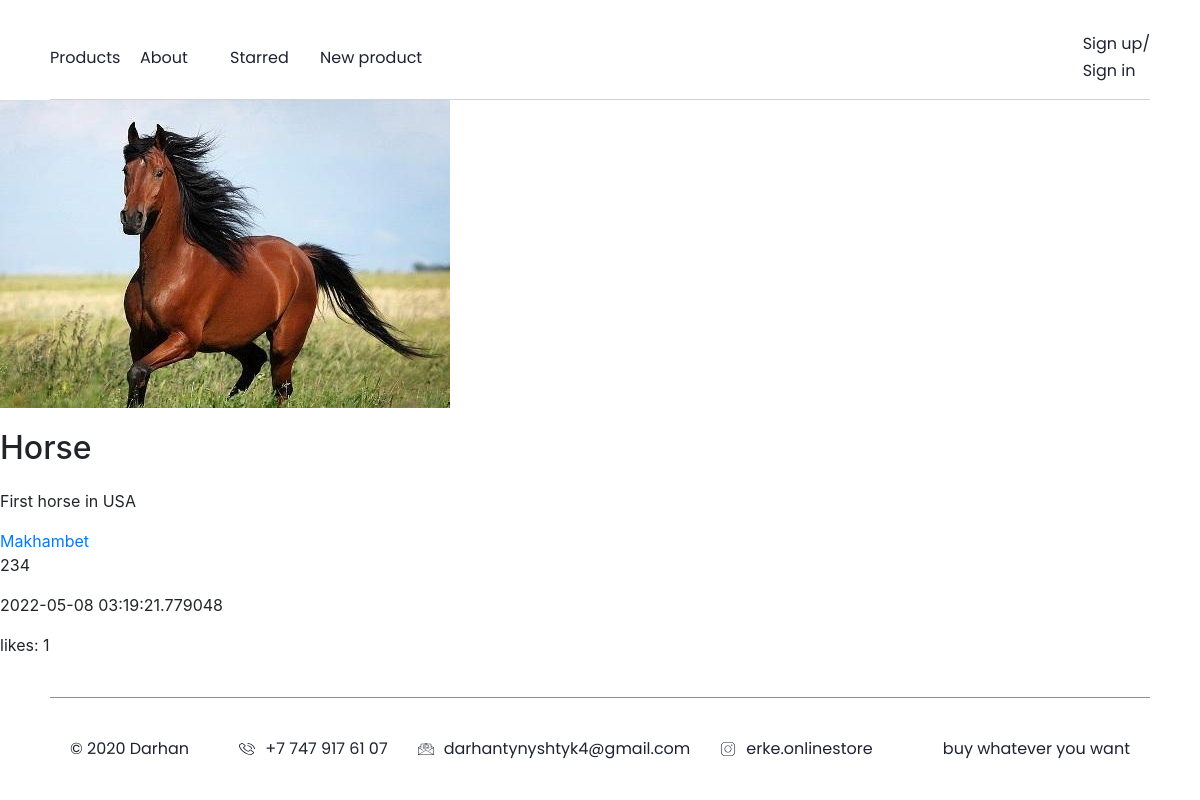
The app's page /product/2, older data.
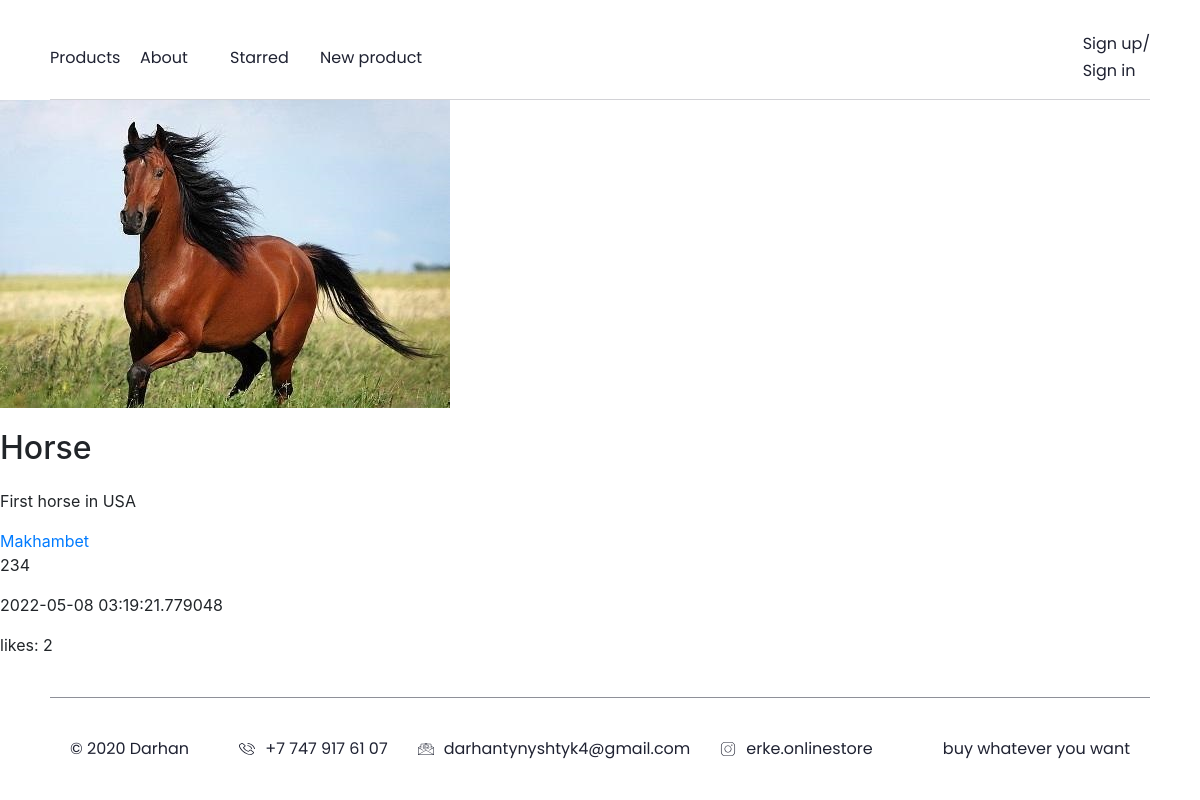
The same page, newer data.
### data/products.py (models this page shows)
class Product(SqlAlchemyBase, UserMixin, SerializerMixin):
    __tablename__ = 'products'
    id = sqlalchemy.Column(sqlalchemy.Integer,
                           primary_key=True, autoincrement=True)
    name = sqlalchemy.Column(sqlalchemy.String, nullable=True)
    about = sqlalchemy.Column(sqlalchemy.String, nullable=True)
    user_id = sqlalchemy.Column(sqlalchemy.Integer, sqlalchemy.ForeignKey('users.id'))
    price = sqlalchemy.Column(sqlalchemy.Integer)
    avatar_name = sqlalchemy.Column(sqlalchemy.String, default=None)
    date = sqlalchemy.Column(sqlalchemy.DateTime, default=datetime.datetime.now)
    likes = sqlalchemy.Column(sqlalchemy.Integer, default=0)
    is_private = sqlalchemy.Column(sqlalchemy.Boolean, default=False)
    starred = sqlalchemy.Column(sqlalchemy.String, default='')
    user = orm.relation("User")
    categories = orm.relation("Category",
                              secondary="association",
                              backref="products")

### main.py (the view)
@app.route('/product/<int:product_id>', methods=['POST', 'GET'])
def get_product(product_id):  # Вывод информации о продукте
    session = db_session.create_session()
    product = session.query(Product).get(product_id)
    return render_template('product.html', current_user=current_user, product=product)

### data/db_session.py (called while the page is built)
def create_session() -> Session:
    global __factory
    return __factory()

### templates/product.html (shortened to what this page needs)
{% extends "base.html" %}
{% block content %}
<img {% if product.avatar_name != None %} src="/static/images/products/{{ product.id }}/{{ product.avatar_name }}"
     {% endif %}>
<h1>{{ product.name }}</h1>
<p>{{ product.about }}</p>
<a href="/user/{{ product.user.id }}">{{ product.user.name }}</a>
<p>{{ product.price }}</p>
<p>{{ product.date }}</p>
<p>likes: {{ product.likes }}</p>
{% endblock %}

Row changes from the older to the newer data that the page shows:
changed Product "Horse": likes "1" → "2"
